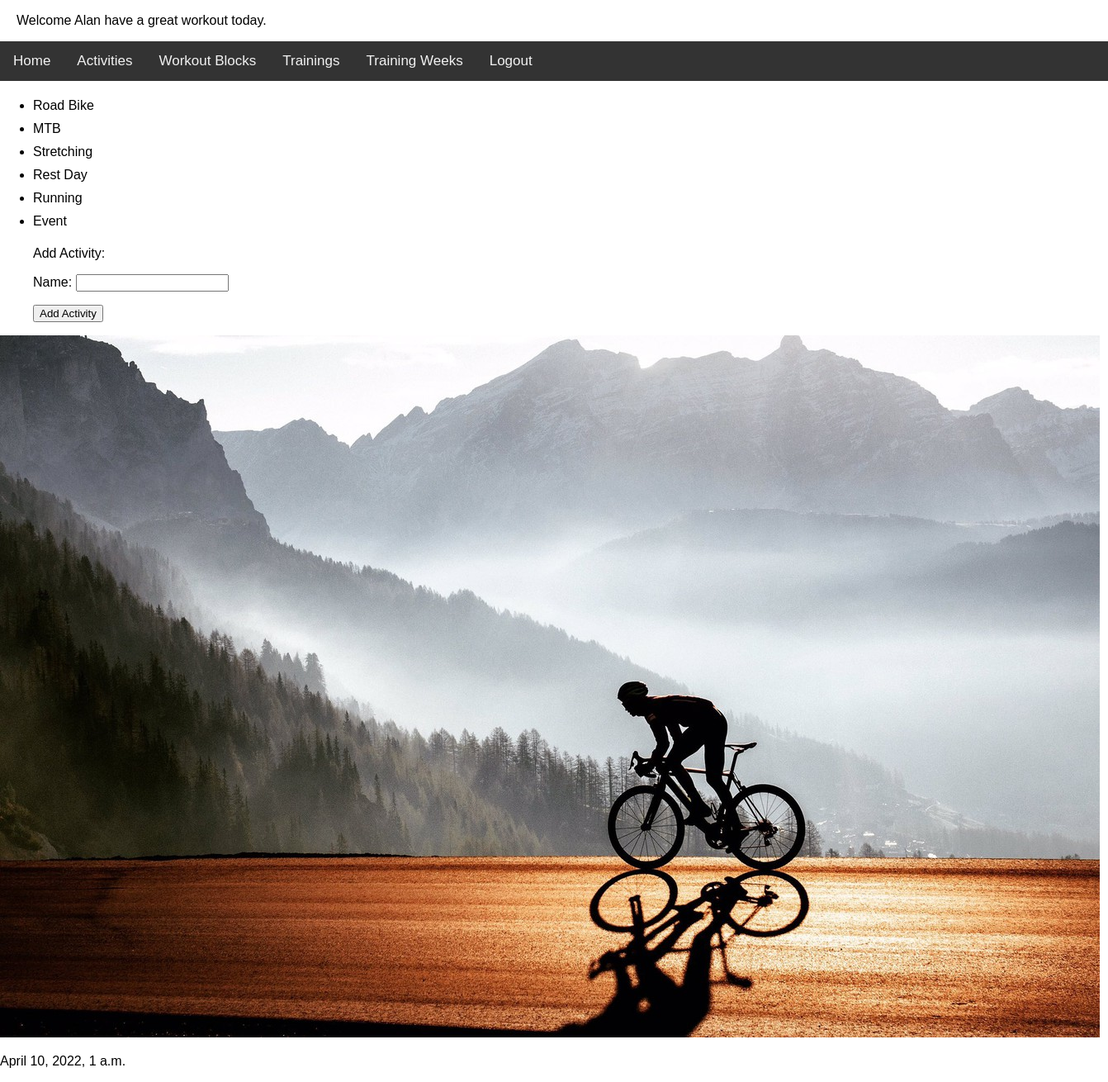
Screenshot of /trainingz_app/list_activities/ (signed in) with the database file from the repository.
### trainingz_app/models.py (models this page shows, shortened)
class Activity(models.Model):
    name = models.CharField(max_length=40)

### trainingz_app/views.py (the view, shortened to what this page needs)
class ShowActivitiesView(LoginRequiredMixin, View):
    def get(self, request):
        form = AddActivityForm()
        return render(
            request,
            "list_activites.html",
            {"object_list": Activity.objects.all(), "form": form},
        )

### trainingz_app/forms.py
class AddActivityForm(forms.ModelForm):
    class Meta:
        model = Activity
        fields = '__all__'

### trainingz_app/context_processor.py (called while the page is built)
def get_date(request):
    return {"date": datetime.now()}

### trainingz_app/templates/list_activites.html (shortened to what this page needs)
{% extends 'base.html' %}
{% block trainingz %}
    <ul>
        {% for item in object_list %}
            <li style="padding-block:5px">
                {{ item.name }}
            </li>
        {% endfor %}
        <form method="POST">
            <p>Add Activity:</p>
            {{ form.as_p }}
            <input type="submit" value="Add Activity">
    </ul>
{% endblock %}

### trainingz_app/templates/base.html (shortened to what this page needs)
<!DOCTYPE html>
{% load static %}
<html lang="en">
<head>
    <link rel="stylesheet" type="text/css" href="{% static 'css/base.css' %}">
</head>
<body>
<p style="padding-left:20px">Welcome {{ user }} have a great workout today.</p>
</body>
<div class="topnav">
    <a href="{% url 'index' %}">Home</a>
    {% if user.is_authenticated %}
        <a href="{% url 'list_activities' %}">Activities</a>
        <a href="{% url 'list_workout_blocks' %}">Workout Blocks</a>
        <a href="{% url 'list_trainings' %}">Trainings</a>
        <a href="{% url 'list_training_weeks' %}">Training Weeks</a>
        <a href="{% url 'logout' %}">Logout</a>
    {% else %}
        <a href="{% url 'login' %}">Login</a>
        <a href="{% url 'register' %}">Register</a>
    {% endif %}
</div>
{% block trainingz %}
{% endblock %}
<p><img src="{% static 'cycling.jpeg' %}"></p>
<p>{{ date }}</p>
</html>

### trainingz_app/static/css/base.css (style rules this page uses)
body { margin: 0; font-family: Arial, Helvetica, sans-serif; }
.topnav { overflow: hidden; background-color: #333; }
.topnav a { float: left; color: #f2f2f2; text-align: center; padding: 14px 16px; text-decoration: none; font-size: 17px; }

### rows the page displays
Activity: name "Road Bike"
Activity: name "MTB"
Activity: name "Stretching"
Activity: name "Rest Day"
Activity: name "Running"
Activity: name "Event"

### other values shown
{{ user }} "Alan"
